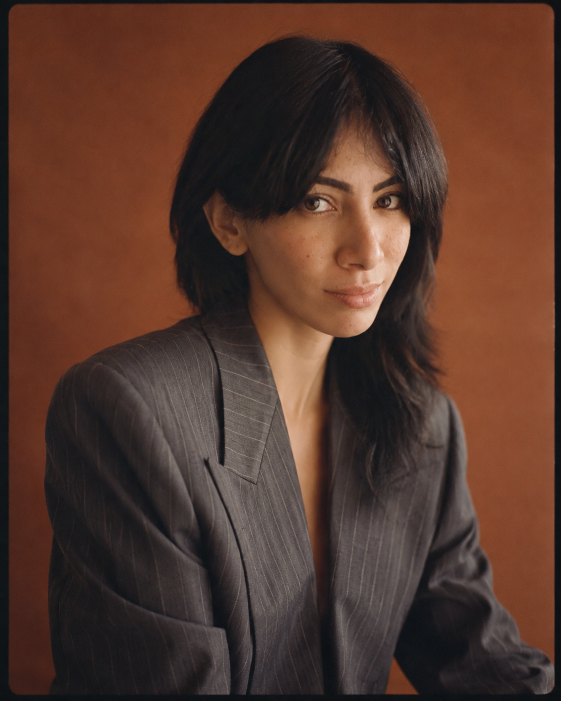
#> input picture img/297c0c5e-5d49-49d4-9e9d-064a0808ec2e.png, 1122 x 1402 px (shown at 1/2 size)
$ python process-images.py
#> lines starting #> are read from the running program, lines starting #| are printed output that depends on the picture; after the words box and inside, x2 and y2 are one past the last pixel; in counts of white or black regions, pixels touching at a corner belong together
"""
Prepara las fotos de /img (originales, no se tocan) y deja las versiones optimizadas en /public/img.
Uso:  python scripts/process-images.py
Requiere: pip install pillow numpy

Paleta de la página ("oliva y lino"): el fondo terracota de los retratos originales se recolorea a
PIEDRA (STONE), el mismo tono de los bloques de la página, conservando luces y sombras del fondo.
"""
from pathlib import Path
import numpy as np
from PIL import Image, ImageFilter

ROOT = Path(__file__).resolve().parent.parent
SRC, OUT = ROOT / "img", ROOT / "public" / "img"
OUT.mkdir(parents=True, exist_ok=True)

STONE = (184, 182, 149)  # #b8b695 — debe coincidir con --stone de src/styles/tokens.css


def save(im, name, q=88):
    im.convert("RGB").save(OUT / name, quality=q, optimize=True, progressive=True)
    print("ok", name, im.size, round((OUT / name).stat().st_size / 1024), "KB")


def smoothstep(e0, e1, x):
    t = np.clip((x - e0) / (e1 - e0), 0, 1)
    return t * t * (3 - 2 * t)


def connected_to_border(mask, scale=4):
    """Píxeles de `mask` conectados con el borde de la imagen (calculado a 1/scale y suavizado)."""
    h, w = mask.shape
    small = np.asarray(Image.fromarray((mask * 255).astype(np.uint8)).resize((w // scale, h // scale), Image.BILINEAR)) > 127
    reached = np.zeros_like(small)
    reached[0, :], reached[-1, :], reached[:, 0], reached[:, -1] = small[0, :], small[-1, :], small[:, 0], small[:, -1]
    while True:
        grown = reached.copy()
        grown[1:, :] |= reached[:-1, :]
        grown[:-1, :] |= reached[1:, :]
        grown[:, 1:] |= reached[:, :-1]
        grown[:, :-1] |= reached[:, 1:]
        grown &= small
        if (grown == reached).all():
            break
        reached = grown
    big = Image.fromarray((reached * 255).astype(np.uint8)).resize((w, h), Image.BICUBIC).filter(ImageFilter.GaussianBlur(scale))
    return np.clip(np.asarray(big).astype(np.float32) / 255 * 1.6, 0, 1)


def recolor_bg(im, target=STONE, debug=None):
    """Cambia el fondo terracota (saturado, tono ~15°) por `target`, sin tocar piel, pelo ni ropa."""
    a = np.asarray(im.convert("RGB")).astype(np.float32) / 255.0
    mx, mn = a.max(-1), a.min(-1)
    sat = np.where(mx > 0, (mx - mn) / np.maximum(mx, 1e-6), 0)
    # El fondo es más saturado (≥ 0.63) que la piel (≤ 0.52); el pelo y la ropa oscuros se excluyen por brillo.
    alpha = smoothstep(0.555, 0.625, sat) * smoothstep(0.11, 0.2, mx)
    strict = alpha * connected_to_border(alpha > 0.5)
    # Residuos rojizos poco saturados (sombras, fibras) pegados al fondo: se recolorean con un umbral más
    # laxo, pero solo a ≤ ~12 px del fondo confirmado, para no tocar la piel ni la ropa.
    near = np.asarray(
        Image.fromarray((strict > 0.5).astype(np.uint8) * 255).resize((strict.shape[1] // 4, strict.shape[0] // 4), Image.BILINEAR)
        .filter(ImageFilter.MaxFilter(7)).resize((strict.shape[1], strict.shape[0]), Image.BILINEAR)
    ).astype(np.float32) / 255
    hue = np.degrees(np.arctan2(np.sqrt(3) * (a[..., 1] - a[..., 2]), 2 * a[..., 0] - a[..., 1] - a[..., 2])) % 360
    loose = smoothstep(0.34, 0.48, sat) * smoothstep(0.08, 0.16, mx) * ((hue > 2) & (hue < 38)) * (near > 0.3)
    alpha = np.maximum(strict, loose)
    alpha = np.asarray(Image.fromarray((alpha * 255).astype(np.uint8)).filter(ImageFilter.GaussianBlur(0.9))).astype(np.float32) / 255
    ref = np.median(mx[alpha > 0.95])
    shade = 1 + 0.55 * (mx / ref - 1)  # conserva la viñeta del fondo, comprimida para no quemar
    tgt = np.array(target, np.float32) / 255.0
    recolored = np.clip(tgt * shade[..., None], 0, 1)
    out = np.where(alpha[..., None] > 0, a * (1 - alpha[..., None]) + recolored * alpha[..., None], a)
    if debug:
        dbg = a.copy()
        dbg[..., 0] = np.clip(dbg[..., 0] + alpha * 0.6, 0, 1)
        Image.fromarray((dbg * 255).astype(np.uint8)).save(debug)
    return Image.fromarray((np.clip(out, 0, 1) * 255).round().astype(np.uint8))


def patch_bg(im, box):
    """Tapa una mancha con el fondo de justo encima (por columnas) + grano, con bordes suaves."""
    a = np.asarray(im).astype(np.float32)
    x0, y0, x1, y1 = box
    strip = a[y0 - 24 : y0 - 4, x0:x1].mean(0)  # (ancho, 3)
    fill = np.repeat(strip[None], y1 - y0, 0) + np.random.default_rng(7).normal(0, 1.4, (y1 - y0, x1 - x0, 3))
    m = np.zeros((y1 - y0, x1 - x0), np.float32)
    m[6:, : -2] = 1
    m = np.asarray(Image.fromarray((m * 255).astype(np.uint8)).filter(ImageFilter.GaussianBlur(4))).astype(np.float32)[..., None] / 255
    a[y0:y1, x0:x1] = a[y0:y1, x0:x1] * (1 - m) + fill * m
    return Image.fromarray(np.clip(a, 0, 255).astype(np.uint8))


def portrait(src, name, border, width, crop_bottom=0, q=88, debug=None, patch=None):
    """Recorta el marco oscuro de la película, recolorea el fondo y optimiza."""
#> called with src = '297c0c5e-5d49-49d4-9e9d-064a0808ec2e.png', name = 'home-emma.jpg', border = 34, width = 1100, crop_bottom = 0, q = 88
    im = Image.open(SRC / src).convert("RGB")
#> im is the input picture: PIL image 1122x1402 RGB; mean R, G, B 84.9, 55.7, 44.7
    w, h = im.size
#> w = 1122; h = 1402
    im = im.crop((border, border, w - border, h - border - crop_bottom))
#> im: PIL image 1054x1334 RGB
    im = recolor_bg(im, debug=debug)
#> in recolor_bg, `mx, mn = a.max(-1), a.min(-1)`:
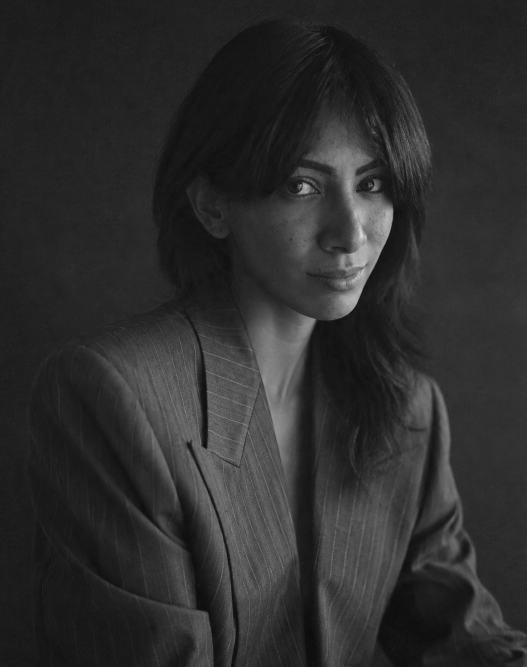
#> mn: shape (1334, 1054) float32 (shown at 1/2 size); min 0.0353, max 0.859, mean 0.179
#> in recolor_bg, `sat = np.where(mx > 0, (mx - mn) / np.maximum(mx, 1e-6), 0)`:
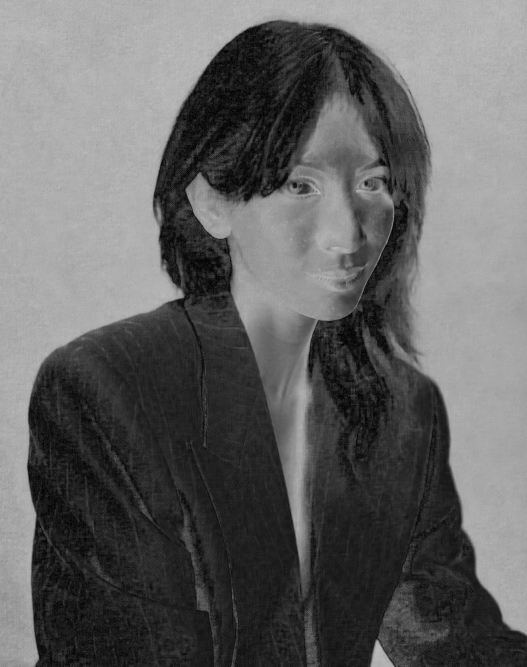
#> sat: shape (1334, 1054) float32 (shown at 1/2 size); min 0, max 0.775, mean 0.391
#> in connected_to_border, `small = np.asarray(Image.fromarray((mask * 255).astype(np.uint8)).resi..`:
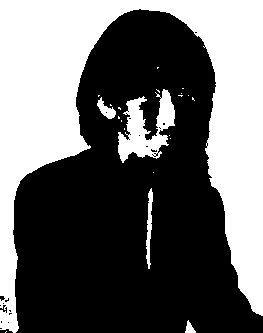
#> small: shape (333, 263) bool; 40.6% white; 22 white regions (17 under 20 px), largest, box (x1, y1, x2, y2) and area: (0, 0, 263, 333) 32918, (118, 89, 175, 163) 2061, (146, 188, 153, 269) 302, (97, 97, 116, 119) 189, (185, 320, 196, 333) 79
#> in connected_to_border, `reached[0, :], reached[-1, :], reached[:, 0], reached[:, -1] = small[0..`: reached: shape (333, 263) bool; 1% white in thin lines or dots
#> after the loop in connected_to_border, `while True:`: grown: shape (333, 263) bool; 37.7% white; 3 white regions (1 under 20 px), largest, box (x1, y1, x2, y2) and area: (0, 0, 263, 333) 32913, (185, 320, 196, 333) 79
#> in recolor_bg, `hue = np.degrees(np.arctan2(np.sqrt(3) * (a[..., 1] - a[..., 2]), 2 * ..`:
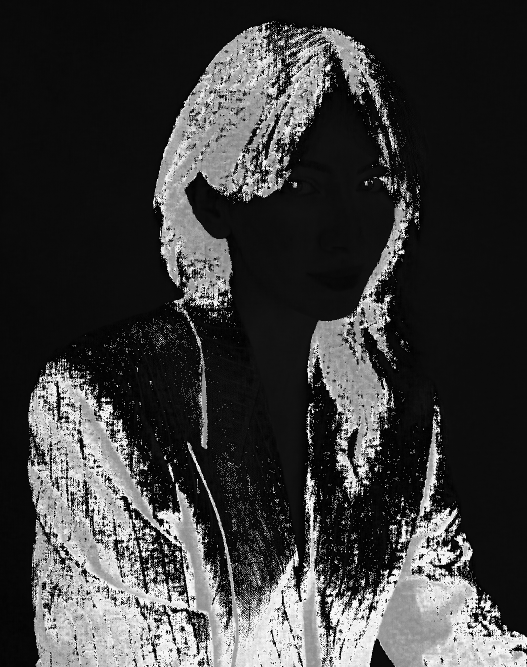
#> hue: shape (1334, 1054) float32 (shown at 1/2 size); min 0, max 358, mean 84.5; drawn with min black and max white
#> call 4 of smoothstep, with e0 = 0.08, e1 = 0.16
#> in smoothstep (call 4), `return t * t * (3 - 2 * t)`:
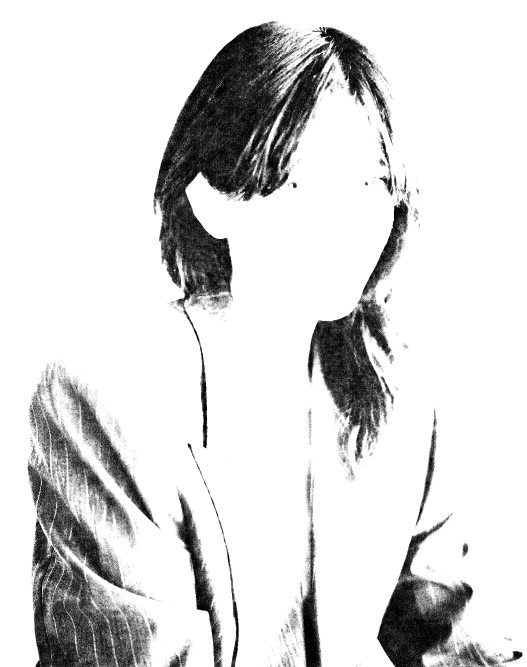
#> returned value: shape (1334, 1054) float32 (shown at 1/2 size); min 0, max 1, mean 0.854
#> in recolor_bg, `ref = np.median(mx[alpha > 0.95])`: ref = 0.463
#> in recolor_bg, `recolored = np.clip(tgt * shade[..., None], 0, 1)`:
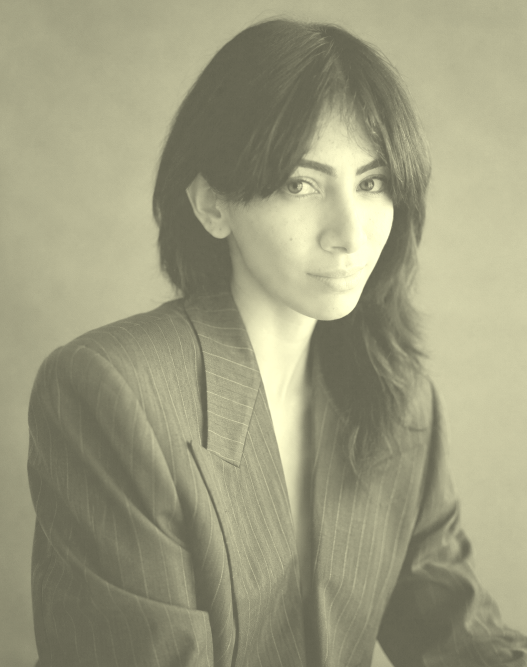
#> recolored: shape (1334, 1054, 3) float32 (shown at 1/2 size); mean of channels 0, 1, 2 0.62, 0.613, 0.502; drawn as R, G, B
#> in recolor_bg, `out = np.where(alpha[..., None] > 0, a * (1 - alpha[..., None]) + reco..`:
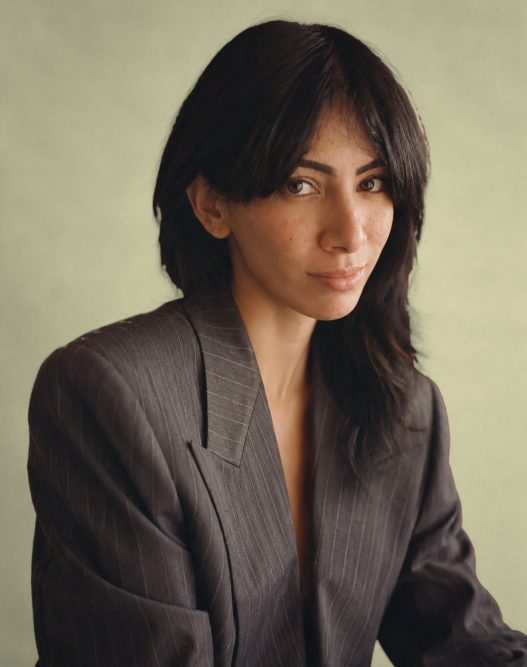
#> out: shape (1334, 1054, 3) float32 (shown at 1/2 size); mean R, G, B 0.443, 0.41, 0.35
    for box in patch or []:
        im = patch_bg(im, box)
    if im.size[0] > width:
        im = im.resize((width, round(im.size[1] * width / im.size[0])), Image.LANCZOS)
    save(im, name, q)


if __name__ == "__main__":
    # Inicio: retrato del blazer de rayas finas (alta resolución)
#> (the run stopped early here; a loop or call above may not have finished)
